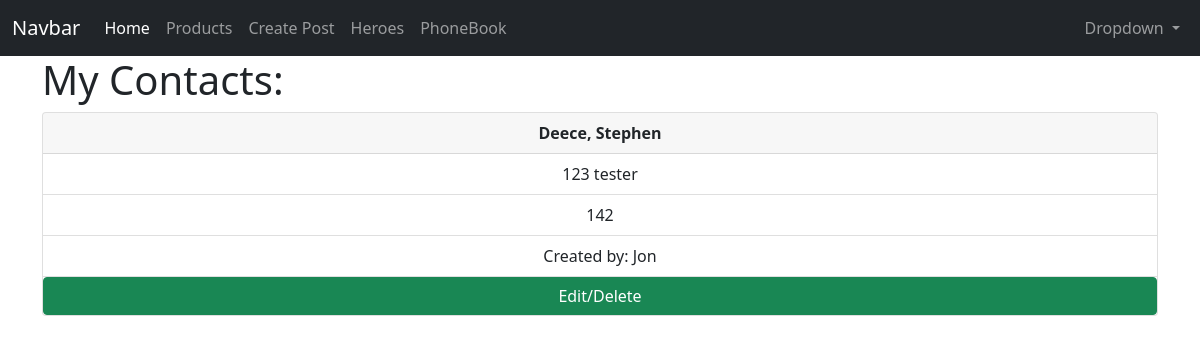
/my-contacts (signed in), run on the app's committed database.
### app/models.py (models this page shows, shortened)
class Contact(db.Model):
    id = db.Column(db.Integer, primary_key=True)
    first_name = db.Column(db.String(200))
    last_name = db.Column(db.String(300))
    address = db.Column(db.String(500))
    phone_number = db.Column(db.Integer)
    date_created = db.Column(db.Integer, nullable=False, default=datetime.utcnow)
    user_id = db.Column(db.Integer, db.ForeignKey('user.id'), nullable=False)

class User(db.Model, UserMixin):
    id = db.Column(db.Integer, primary_key=True)
    username = db.Column(db.String(150), nullable=False, unique=True)
    email = db.Column(db.String(150), nullable=False, unique=True)
    password = db.Column(db.String(256), nullable=False)
    posts = db.relationship('Post', backref='author', lazy=True)
    contacts = db.relationship('Contact', backref='creator', lazy=True)

### app/routes.py (the view)
@app.route('/my-contacts')
@login_required
def my_contacts():
    contacts = current_user.contacts
    return render_template('my_contacts.html', contacts=contacts)

### app/models.py (called while the page is built)
@login_manager.user_loader
def load_user(user_id):
    return User.query.get(user_id)

### app/templates/my_contacts.html
{% extends 'base.html' %}
{% block content %}
<h1>My Contacts:</h1>
{% for c in contacts %}
    <div class='text-center'>
        <div class="card">
            <div class="card-header">
                <b>{{c.last_name}}, {{c.first_name}}</b>
            </div>
            <ul class="list-group list-group-flush">
              <li class="list-group-item">{{c.address}}</li>
              <li class="list-group-item">{{c.phone_number}}</li>
              <li class="list-group-item">Created by: {{c.creator.username}}</li>
            </ul>
            <a href="{{url_for('contact_detail', contact_id=c.id)}}" class="btn btn-success">Edit/Delete</a>
          </div>
    </div>
{% endfor %}
{% endblock %}

### data on the page
Contact: last_name "Deece", first_name "Stephen", address "123 tester", phone_number "142", creator.username "Jon"
